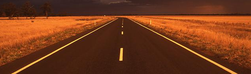
%> input picture Práctica_6/ImagenesPractica/PrimeraParte/P6_1.tif, 251 x 74 px, shrunk from 635 x 188 before the run; the run also reads 1 picture not shown here
$ octave Practica6.m   (GNU Octave 9; MATLAB toolbox functions it lacks are replaced by stand-ins)
%> lines starting %> are read from the running program, lines starting %| are printed output that depends on the picture; in (x1, y1, x2, y2) boxes, pixels count from 0 and x2, y2 are one past the last pixel; in counts of white or black regions, pixels touching at a corner belong together; the program's own positions count from 1
### Práctica_6/funciones/Funcion_Calcula_Gradiente.m
function [Gx Gy ModG] = Funcion_Calcula_Gradiente(I,Hx,Hy)
%FUNCION_CALCULA_GRADIENTE

    Id = double(I);
    Gx = imfilter(Id,Hx,'symmetric');
    Gy = imfilter(Id,Hy,'symmetric');
    ModG = sqrt(Gx.^2 + Gy.^2);
end

### Práctica_6/funciones/Funcion_FiltroMinimos.m
function Ifiltrada = Funcion_FiltroMinimos(I)
%FUNCION_FILTOMEDIANA Summary of this function goes here
%   Detailed explanation goes here

    [M,N] = size(I);
    nI = zeros(M,N);

    aumento_fil = 1; % Aumento fila
    aumento_col = 1; % Aumento columna

    Ia = padarray(I,[aumento_fil aumento_col],'both');
    for i=1+aumento_fil:M+aumento_fil
        for j=1+aumento_col:N+aumento_col
            vent = Ia(i-aumento_fil:i+aumento_fil,j-aumento_col:j+aumento_col);
            nI(i-aumento_fil,j-aumento_col) = min(vent(:));
        end
    end

    Ifiltrada = uint8(nI);
end

### Práctica_6/funciones/Funcion_DetectaBordes.m
function Icarretera = Funcion_DetectaBordes(I)
%FUNCION_DETECTABORDES Summary of this function goes here
%   Detailed explanation goes here

    %% 1)
    Igray = rgb2gray(I);
    [M, N] = size(Igray);


%% 2)

    Hx = [-1 0 1;-2 0 2;-1 0 1];
    Hy = [-1 -2 -1;0 0 0;1 2 1];

    [Gx Gy ModG] = Funcion_Calcula_Gradiente(Igray,Hx,Hy);

    maximo = max(ModG(:));
    umbral = 0.3;

    Ib = abs(Gx) > maximo*umbral;

    %% 3)

    [H,theta,rho] = hough(Ib);
    [m n] = find(H == max(H(:))); % n para saber el valor de rho y m para el de theta

    vtheta = theta(n);
    vrho = rho(m);

    %% 4)
    NumRectas = 5; Umbral = ceil(0.3*max(H(:)));
    P = houghpeaks(H,NumRectas,'threshold',Umbral);

    %% 5)
    lines = houghlines(Ib,theta,rho,P,'FillGap',5,'MinLength',7);


    %% 6)

    Ibin = ones(M,N)*255;

    for i=1:NumRectas
        distancia = rho(P(i,1));
        angulo = theta(P(i,2));

        % Seleccionamos las coordenadas que representan la línea
        X = 1:N;
        Y = round((distancia-cosd(angulo)*X)/sind(angulo));

        % Seleccionamos las que están dentro de nuestra imagen
        selec = find(Y>0 & Y<=M);
        Xi = X(selec);
        Yi = Y(selec);

        % Pintamos
        for j=1:length(Xi)
            Ibin(Yi(j),Xi(j)) = 0;
        end
    end

    Ifilt = Funcion_FiltroMinimos(Ibin);

    Ilabel = bwlabel(Ifilt);

    xCentro = floor(M/2);
    yCentro = floor(N/2);
    labelCentro = Ilabel(xCentro, yCentro);

    IbinCarretera = Ilabel == labelCentro;

    R = I(:,:,1); G = I(:,:,2); B = I(:,:,3);
    Icarretera = uint8(IbinCarretera.*double(R));
    Icarretera = cat(3,Icarretera,IbinCarretera.*double(G));
    Icarretera = cat(3,Icarretera,IbinCarretera.*double(B));


    figure, hold on
        subplot(2,3,1), imshow(I), title('Imagen original'),
        subplot(2,3,2), imshow(Igray), title('Imagen de intensidad'),
        subplot(2,3,3), imshow(Ib), title('Imagen de bordes'),
        subplot(2,3,4), imshow(Ifilt), title('Representacion de las rectas'),
        subplot(2,3,5), imshow(IbinCarretera), title('Seccion de carretera binaria'),
        subplot(2,3,6), imshow(Icarretera), title('Seccion de carretera a color'),
        hold off;
end

### Práctica_6/Funciones_THCircular/circle_hough.m
function [h, margin] = circle_hough(b, rrange, varargin)
%CIRCLE_HOUGH Hough transform for circles
%   [H, MARGIN] = CIRCLE_HOUGH(B, RADII) takes a binary 2-D image B and a
%   vector RADII giving the radii of circles to detect. It returns the 3-D
%   accumulator array H, and an integer MARGIN such that H(I,J,K) contains
%   the number of votes for the circle centred at B(I-MARGIN, J-MARGIN),
%   with radius RADII(K). Circles which pass through B but whose centres
%   are outside B receive votes.
%
%   [H, MARGIN] = CIRCLE_HOUGH(B, RADII, opt1, ...) allows options to be
%   set. Each option is a string, which if included has the following
%   effect:
%
%   'same' returns only the part of H corresponding to centre positions
%   within the image. In this case H(:,:,k) has the same dimensions as B,
%   and MARGIN is 0. This option should not be used if circles whose
%   centres are outside the image are to be detected.
%
%   'normalise' multiplies each slice of H, H(:,:,K), by 1/RADII(K). This
%   may be useful because larger circles get more votes, roughly in
%   proportion to their radius.
%
%   The spatial resolution of the accumulator is the same as the spatial
%   resolution of the original image. Smoothing the accumulator array
%   allows the effective resolution to be controlled, and this is probably
%   essential for sensitivity to circles of arbitrary radius if the spacing
%   between radii is greater than 1. If time or memory requirements are a
%   problem, a generalisation of this function to allow larger bins to be
%   used from the start would be worthwhile.
%
%   Each feature in B is allowed 1 vote for each circle. This function
%   could easily be generalised to allow weighted features.
%
%   See also CIRCLEPOINTS, CIRCLE_HOUGHPEAKS, CIRCLE_HOUGHDEMO

% Copyright David Young 2008, 2010

% argument checking
opts = {'same' 'normalise'};
error(nargchk(2, 2+length(opts), nargin, 'struct'));
validateattributes(rrange, {'double'}, {'real' 'positive' 'vector'});
if ~all(ismember(varargin, opts))
    error('Unrecognised option');
end

% get indices of non-zero features of b
[featR, featC] = find(b);

% set up accumulator array - with a margin to avoid need for bounds checking
[nr, nc] = size(b);
nradii = length(rrange);
margin = ceil(max(rrange));
nrh = nr + 2*margin;        % increase size of accumulator
nch = nc + 2*margin;
h = zeros(nrh*nch*nradii, 1, 'uint32');  % 1-D for now, uint32 a touch faster

% get templates for circles at all radii - these specify accumulator
% elements to increment relative to a given feature
tempR = []; tempC = []; tempRad = [];
for i = 1:nradii
    [tR, tC] = circlepoints(rrange(i));
    tempR = [tempR tR]; %#ok<*AGROW>
    tempC = [tempC tC];
    tempRad = [tempRad repmat(i, 1, length(tR))];
end

% Convert offsets into linear indices into h - this is similar to sub2ind.
% Take care to avoid negative elements in either of these so can use
% uint32, which speeds up processing by a factor of more than 3 (in version
% 7.5.0.342)!
tempInd = uint32( tempR+margin + nrh*(tempC+margin) + nrh*nch*(tempRad-1) );
featInd = uint32( featR' + nrh*(featC-1)' );

% Loop over features
for f = featInd
    % shift template to be centred on this feature
    incI = tempInd + f;
    % and update the accumulator
    h(incI) = h(incI) + 1;
end

% Reshape h, convert to double, and apply options
h = reshape(double(h), nrh, nch, nradii);

if ismember('same', varargin)
    h = h(1+margin:end-margin, 1+margin:end-margin, :);
    margin = 0;
end

if ismember('normalise', varargin)
    h = bsxfun(@rdivide, h, reshape(rrange, 1, 1, length(rrange)));
end

end

function [x, y] = circlepoints(r)
%CIRCLEPOINTS  Returns integer points close to a circle
%   [X, Y] = CIRCLEPOINTS(R) returns coordinates of integer points close to
%   a circle of radius R, such that none is repeated and there are no gaps
%   in the circle (under 8-connectivity).

%   Copyright David Young 2010

% Get number of rows needed to cover 1/8 of the circle
l = round(r/sqrt(2));
if round(sqrt(r.^2 - l.^2)) < l   % if crosses diagonal
    l = l-1;
end
% generate coords for 1/8 of the circle, a dot on each row
x0 = 0:l;
y0 = round(sqrt(r.^2 - x0.^2));
% Check for overlap
if y0(end) == l
    l2 = l;
else
    l2 = l+1;
end
% assemble first quadrant
x = [x0 y0(l2:-1:2)];
y = [y0 x0(l2:-1:2)];
% add next quadrant
x0 = [x y];
y0 = [y -x];
% assemble full circle
x = [x0 -x0];
y = [y0 -y0];
end

### Práctica_6/Practica6.m
%% ------------------------------------------------------
%   PRÁCTICA 6
% -------------------------------------------------------

clear all
clc
addpath("./funciones");
addpath("./ImagenesPractica/PrimeraParte");

%% PRIMERA PARTE: Segmentación de carreteras mediante la aplicación de la
% Transformada de Hough para detectar líneas rectas
% **************************************************************************

%% 1).- Leemos la imagen "P6_1.tif"

I = imread('P6_1.tif');
%> I is the input picture: size 74x251x3 uint8; mean R, G, B 115.3, 56.6, 25.9
Igray = rgb2gray(I);
[M, N] = size(Igray);
figure, imshow(Igray)


%% 2).- Genneramos una imagen binaria de bordes Ib usando un detector Sobel

Hx = [-1 0 1;-2 0 2;-1 0 1];
Hy = [-1 -2 -1;0 0 0;1 2 1];

[Gx Gy ModG] = Funcion_Calcula_Gradiente(Igray,Hx,Hy);

% Consideramos el 30% del valor máximo ded la matriz magnitud del vector
% gradiente obtenida

maximo = max(ModG(:));
%> maximo = 741.5
umbral = 0.3;

% Para detectar borde verticales usamos Gx
Ib = abs(Gx) > maximo*umbral;
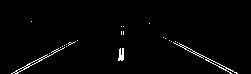
%> Ib: size 74x251 logical; 1.8% white in thin lines or dots, all inside (x1, y1, x2, y2) = (11, 21, 238, 74)

figure, hold on
    subplot(2,1,1), imshow(Igray), title('Imagen de intensidad'),
    subplot(2,1,2), imshow(Ib), title('Imagen de bordes'),
    hold off;

%% 3).- Aplicamos a Ib la Transformada de Hough para detectar líneas rectas
% utilizando la función de matlab hough

[H,theta,rho] = hough(Ib);
%> theta = 180 values from -90 to 89; rho = 523 values from -261 to 261

% ¿Qué representa theta y rho?
% ----------------------------
% Theta representa el ángulo en grados entre el eje y el vector. Mientras
% que rho representa la distancia desde el origen hasta la línea a lo largo
% de un vector perpendicular a la línea

% ¿Cuál es el significado de los valores almacenados en H?
% --------------------------------------------------------
% H es la matriz de transformación de Hough, en la cual cada celda es un
% acumulador iniciado a cero. A continuación, para cada punto que no sea de
% fondo de la imagen, se obtendrá el valor rhotheta más cercano a la línea

%% ¿Cómo es la discretización que se realiza del espacio de parámetros en
% esta configuración por defecto?
% -------------------------------------------------------------------------
% Los valores de theta comprendidos en tre -90º <= 0 < 90º. Mientras que
% rho son -maximarho hasta maximarho

%% Ayudandote de la función de Matlab find, escibe la ecuación de la recta
% que pasa por más puntos de la imagen binaria Ib

[n m] = find(H == max(H(:))); % n para saber el valor de rho y m para el de theta
%> n = 306; m = 29

vtheta = theta(m);
%> vtheta = -62
vrho = rho(n);
%> vrho = 44

display('');
display(['Ecuación solicitada: ' num2str(vrho) ' = x*cos(' num2str(vtheta) ') + y*sin(' num2str(vtheta) ')']);
%| Ecuación solicitada: 44 = x*cos(-62) + y*sin(-62)

%% 4).- Encuentra los parámetros representativos de las 5 rectas más votadas
NumRectas = 5; Umbral = ceil(0.3*max(H(:)));
%> after `Umbral = ceil(0.3*max(H(:)))`: Umbral = 19
P = houghpeaks(H,NumRectas,'threshold',Umbral);
%> P = [306 29; 334 152; 297 26; 332 155; 318 32]

%% ¿Qué información contiene el parámetro de salida P?
% Contiene las coordenadas de la fila y columna de los picos de la
% transformacion de Hough

%% ¿Qué significado tiene la inclusión del parámetro de entrada Umbral en la función?
% Representa el valor mínimo que se debe considerar un pico, especificado
% como un número escalar no negativo

%% ¿Qué efecto tiene en los resultados finales fijar Umbral con un valor
% ceil(0.5*max(H(:)))?
Umbral = ceil(0.5*max(H(:)));
%> Umbral = 32
P = houghpeaks(H,NumRectas,'threshold',Umbral);
% Si aumentamos el umbral a la mitad del valor máximo que tiene un punto
% rhotheta solo encontrara dos puntos como resultado

%% 5).- Muestra los segmentos de puntos de Ib que incluyen las 5 rectas detectadas
lines = houghlines(Ib,theta,rho,P,'FillGap',5,'MinLength',7);
%> lines = 8 lines; point1 to point2 (x, y): (164, 38) to (232, 74), (78, 41) to (18, 74), (194, 52) to (233, 71), (47, 56) to (12, 74), (207, 60) to (232, 74), (78, 41) to (55, 53), (164, 38) to (186, 49), (182, 45) to (202, 56)
figure, imshow(Ib), hold on
max_len = 0;
for k = 1:length(lines)
    xy = [lines(k).point1; lines(k).point2];
    plot(xy(:,1),xy(:,2),'LineWidth',2,'Color','green');

    % Plot beginnings and ends of lines
    plot(xy(1,1),xy(1,2),'x','LineWidth',2,'Color','yellow');
    plot(xy(2,1),xy(2,2),'x','LineWidth',2,'Color','red');

    % Determine the endpoints of the longest line segment
    len = norm(lines(k).point1 - lines(k).point2);

    if ( len > max_len)
        max_len = len;
        xy_long = xy;
    end
end
%> this loop made 8 passes
%> (len, max_len, xy_long) on pass 1: (76.94, 76.94, [164 38; 232 74])

% highlight the longest line segment
plot(xy_long(:,1),xy_long(:,2),'LineWidth',2,'Color','red');

%% ¿Qué información contiene la variable lines?
% Líneas encontradas, devueltas como una matriz de estructura cuya longitud
% es igual al número de segmentos de línea combinados encontrados

%% ¿Qué significado tienen las opciones elegidas en la llamada de la función
% "'FillGap',5,'MinLength',7"?
% FillGap es la distancia entre dos segmentos de línea asociados con la
% misma ubiacación de transformación Hough, especificada como un escalar
% real positivo. Tiene como valor predeterminado 20, mientras que en el
% ejercicio hemos usado 5
% MinLength es la longitud mínima de la línea, especificada como un escalar
% real positivo. Descarta las líneas que son más cortas que el valor
% especificado, en nuestro ejemplo 7. Por defecto 40

%% 6).- A partir de la información obtenida en los pasos anteriores,
% realiza la segmentación de la carretera siguiendo los siguiente pasos


% Sobre una imagen binaria inicializada a 1 (inicialmente "blanca") de las mismas
% dimensiones que la imagen de intensidad original, asigna un valor 0 a todos los
% píxeles presentes en las rectas detectadas en P. Visualiza la imagen binaria
% resultante

Ibin = ones(M,N)*255;

for i=1:NumRectas
    distancia = rho(P(i,1));
    angulo = theta(P(i,2));

    % Seleccionamos las coordenadas que representan la línea
    X = 1:N;
    Y = round((distancia-cosd(angulo)*X)/sind(angulo));

    % Seleccionamos las que están dentro de nuestra imagen
    selec = find(Y>0 & Y<=M);
    Xi = X(selec);
    Yi = Y(selec);

    % Pintamos
    for j=1:length(Xi)
        Ibin(Yi(j),Xi(j)) = 0;
    end
end
%> this loop made 5 passes
%> (distancia, angulo) on passes 1 to 5: (44, -62), (72, 61), (35, -65), (70, 64), (56, -59)
%> Ibin: size 74x251 double; 96.5% white; black in thin lines or dots

% Aplica un filtro de mínimos 3x3 a la imagen binaria anterior para unir los puntos de
% las líneas detectadas y delimitar regiones candidatas a ser la zona principal de la
% carretera. Visualiza la imagen binaria resultante.
Ifilt = Funcion_FiltroMinimos(Ibin);
figure, imshow(Ifilt);

% Genera y visualiza la imagen binaria que representa la segmentación de la carretera
% asumiendo que es la región que contiene al píxel central de la imagen.
Ilabel = bwlabel(Ifilt);
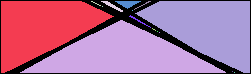
%> Ilabel: size 74x251 double; 16 distinct labels, from 0 to 15; one colour per label, 0 black

xCentro = floor(M/2);
yCentro = floor(N/2);
labelCentro = Ilabel(xCentro, yCentro);
%> labelCentro = 2

IbinCarretera = Ilabel == labelCentro;
%> IbinCarretera: size 74x251 logical; 30.8% white; 1 white region, box (x1, y1, x2, y2) and area: (20, 20, 226, 73) 5725
figure, imshow(IbinCarretera)

% Visualiza el resultado a través de una imagen que muestre únicamente los valores
% de intensidad de los píxeles detectados (el resto de los píxeles se visualizarán en
% negro)
R = I(:,:,1); G = I(:,:,2); B = I(:,:,3);
Icarretera = uint8(IbinCarretera.*double(R));
Icarretera = cat(3,Icarretera,IbinCarretera.*double(G));
Icarretera = cat(3,Icarretera,IbinCarretera.*double(B));
%> Icarretera: size 74x251x3 uint8
figure, imshow(Icarretera)

figure, hold on
        subplot(2,3,1), imshow(I), title('Imagen original'),
        subplot(2,3,2), imshow(Igray), title('Imagen de intensidad'),
        subplot(2,3,3), imshow(Ib), title('Imagen de bordes'),
        subplot(2,3,4), imshow(Ifilt), title('Representacion de las rectas'),
        subplot(2,3,5), imshow(IbinCarretera), title('Seccion de carretera binaria'),
        subplot(2,3,6), imshow(Icarretera), title('Seccion de carretera a color'),
        hold off;

%% 7).- Aplica todos los pasos anteriores, con idéntica configuración, para
% segmentar las imágenes P6_2.tif y P6_3.tif, incluidas en la carpeta
% facilitada: ImagenesPractica/PrimeraParte

addpath('./ImagenesPractica/PrimeraParte')
I2 = imread('P6_2.tif');
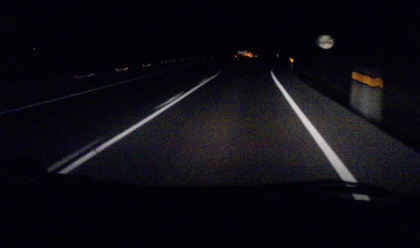
%> input picture Práctica_6/ImagenesPractica/PrimeraParte/P6_2.tif, 420 x 248 px, shrunk from 1063 x 628 before the run
%> I2 is the input picture: size 248x420x3 uint8; mean R, G, B 13.9, 12.7, 18.5
I3 = imread('P6_3.tif');
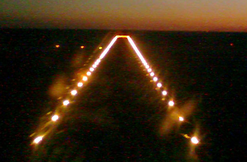
%> input picture Práctica_6/ImagenesPractica/PrimeraParte/P6_3.tif, 247 x 162 px, shrunk from 625 x 411 before the run
%> I3 is the input picture: size 162x247x3 uint8; mean R, G, B 54.4, 37.5, 17.4

Funcion_DetectaBordes(I);
%> in Funcion_DetectaBordes, `maximo = max(ModG(:));`: maximo = 741.5
%> in Funcion_DetectaBordes, `[H,theta,rho] = hough(Ib);`: theta = 180 values from -90 to 89; rho = 523 values from -261 to 261
%> in Funcion_DetectaBordes, `[m n] = find(H == max(H(:)));`: m = 306; n = 29
%> in Funcion_DetectaBordes, `vtheta = theta(n);`: vtheta = -62
%> in Funcion_DetectaBordes, `vrho = rho(m);`: vrho = 44
%> in Funcion_DetectaBordes, `Umbral = ceil(0.3*max(H(:)))`: Umbral = 19
%> in Funcion_DetectaBordes, `P = houghpeaks(H,NumRectas,'threshold',Umbral);`: P = [306 29; 334 152; 297 26; 332 155; 318 32]
%> the loop in Funcion_DetectaBordes, `for i=1:NumRectas` made 5 passes
%> in Funcion_DetectaBordes, `labelCentro = Ilabel(xCentro, yCentro);`: labelCentro = 2
Funcion_DetectaBordes(I2);
%> the loop in Funcion_DetectaBordes (call 2), `for i=1:NumRectas` made 5 passes
%> (distancia, angulo) on passes 1 to 5: (169, -38), (178, -35), (158, -40), (181, 57), (193, -32)
Funcion_DetectaBordes(I3);
%> call 4 of Funcion_Calcula_Gradiente, with Hx = [-1 0 1; -2 0 2; -1 0 1], Hy = [-1 -2 -1; 0 0 0; 1 2 1]
%> in Funcion_Calcula_Gradiente (call 4), `ModG = sqrt(Gx.^2 + Gy.^2);`:
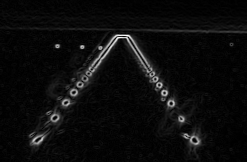
%> ModG: size 162x247 double; min 0, max 820.5, mean 40.1; drawn with min black and max white
%> in Funcion_DetectaBordes (call 3), `maximo = max(ModG(:));`: maximo = 820.5
%> in Funcion_DetectaBordes (call 3), `[H,theta,rho] = hough(Ib);`:
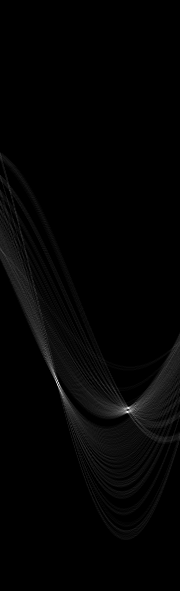
%> H: size 591x180 double; min 0, max 80, mean 1.2; drawn with min black and max white
%> in Funcion_DetectaBordes (call 3), `[H,theta,rho] = hough(Ib);`: rho = 591 values from -295 to 295
%> in Funcion_DetectaBordes (call 3), `[m n] = find(H == max(H(:)));`: m = 412; n = 128
%> in Funcion_DetectaBordes (call 3), `vtheta = theta(n);`: vtheta = 37
%> in Funcion_DetectaBordes (call 3), `vrho = rho(m);`: vrho = 116
%> in Funcion_DetectaBordes (call 3), `Umbral = ceil(0.3*max(H(:)))`: Umbral = 24
%> in Funcion_DetectaBordes (call 3), `P = houghpeaks(H,NumRectas,'threshold',Umbral);`: P = [412 128; 385 58; 377 56; 411 131; 391 61]
%> in Funcion_DetectaBordes (call 3), `lines = houghlines(Ib,theta,rho,P,'FillGap',5,'MinLength',7);`: lines = 8 lines; point1 to point2 (x, y): (127, 39) to (167, 96), (130, 36) to (162, 86), (91, 74) to (118, 39), (91, 73) to (118, 40), (131, 37) to (151, 71), (38, 144) to (45, 136), (161, 88) to (166, 96), (170, 101) to (174, 107)
%> the loop in Funcion_DetectaBordes (call 3), `for i=1:NumRectas` made 5 passes
%> (distancia, angulo) on passes 1 to 5: (116, 37), (89, -33), (81, -35), (115, 40), (95, -30)
%> in Funcion_FiltroMinimos (call 4), `Ia = padarray(I,[aumento_fil aumento_col],'both');`:
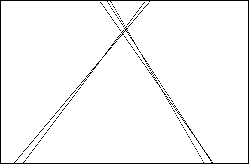
%> Ia: size 164x249 double; 96.7% white; black in thin lines or dots
%> in Funcion_DetectaBordes (call 3), `labelCentro = Ilabel(xCentro, yCentro);`: labelCentro = 3

%% SEGUNDA PARTE:  Segmentación de señales de tráfico mediante la aplicación de la
% Transformada de Hough para detectar circunferencias.
% **************************************************************************

clear
clc
addpath("./funciones");
addpath("./Funciones_THCircular");
addpath("./ImagenesPractica/SegundaParte");

%% 8).- Genera y visuzaliza una imagen binaria Ib a partir de Signal_1.tif

I = imread('Signal1_1.tif');
figure, imshow(I)

R = I(:,:,1); G = I(:,:,2); B = I(:,:,3);
Rmin = min(R(:)); Rmax = max(R(:));
%> after `Rmin = min(R(:))`: Rmin = 6
%> after `Rmax = max(R(:))`: Rmax = 255
Gmin = min(G(:)); Gmax = max(G(:));
%> after `Gmin = min(G(:))`: Gmin = 5
%> after `Gmax = max(G(:))`: Gmax = 255
Bmin = min(B(:)); Bmax = max(B(:));
%> after `Bmin = min(B(:))`: Bmin = 6
%> after `Bmax = max(B(:))`: Bmax = 255

factor = 0.35;
UmbralRojo = factor*(Rmin+Rmax);
%> UmbralRojo = 89
UmbralVerde = factor*(Gmin+Gmax);
%> UmbralVerde = 89
UmbralAzul = factor*(Bmin+Bmax);
%> UmbralAzul = 89

Ir = R >= UmbralRojo;
Ig = G < UmbralVerde;
Ia = B < UmbralAzul;

Ib = (Ir & Ig & Ia);
figure, hold on,
    subplot(1,2,1), imshow(I), title('Imagen original'),
    subplot(1,2,2), imshow(Ib), title('Imagen binaria de puntos rojos'),
    hold off;

%% 9).- Aplica a Ib la Transformada de Hough para detectar contornos circulares

radii = 5:2:35; % Radios posibles de las circunferencias buscadas.
% Todas las imágenes tienen la misma resolución. Conocimiento a priori:
% los objetos circulares buscados tienen sus radios limitados en ese
% rango.
H = circle_hough(Ib, radii, 'same');
%> in circle_hough, `[featR, featC] = find(b);`: featR = 30 values from 52 to 88; featC = 30 values from 123 to 168
%> in circle_hough, `featInd = uint32( featR' + nrh*(featC-1)' );`: featInd = 30 values from 25949 to 35484
%> the loop in circle_hough, `for f = featInd` made 30 passes
%> f on passes 1 to 8: 25949, 26769, 26770, 26979, 26980, 26984, 26985, 26986
% Opción 'same': los centros de las circunferencias buscadas deben ser
% puntos de la imagen, no se permiten circunferencias cuyos centros se
% sitúan fuera de la imagen.

%% Interpreta las dimensiones de la matriz de salida H. ¿Cuál es el significado de los
% valores almacenados en dicha matriz?
% H devuelve una matriz con 3 componentes, donde las 2 primeras son el
% centro de una circunferencia dados por x e y. Y la tercera, su radio.
% En cada posición enonctramos el número de votos de cada curva

%% Ayudándote de la función de Matlab find , escribe la ecuación de la circunferencia
% que pasa por más puntos en la imagen binaria Ib, especificando su radio y las
% coordenadas (x,y) de su centro. ¿Cuántos puntos de Ib contiene esta
% circunferencia?
maxIb = max(H(:));
%> maxIb = 8
[a b r] = find(H == maxIb);
%> a = [58; 67; 68; 66]; b = [132; 2050; 2242; 2435]; r = [true; true; true; true]

%> (the run ends here)
